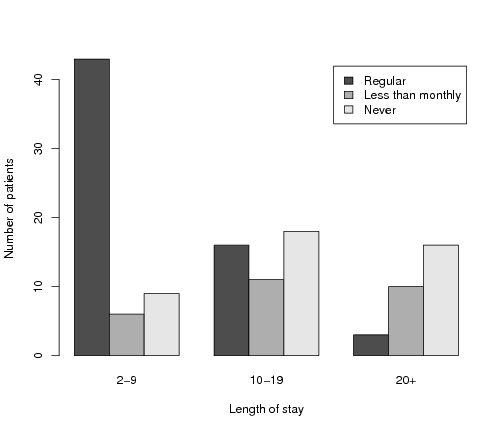

This chart was generated by the following R code:
########################################################
### Figure 12.1: Grouped bar chart for the hospital data
########################################################
library("vcd")
data("Hospital")
barplot(Hospital, legend = rownames(Hospital), beside = TRUE,
        xlab = "Length of stay", ylab = "Number of patients")
